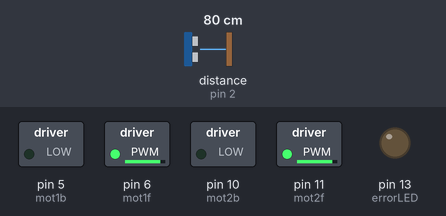
Recording of a sketch running on a simulated Arduino Uno, built with avr-gcc and run on an emulated ATmega328P. Shown: switched loads named in the sketch (green lamp = pin HIGH), output pins drawn as LEDs (lit = HIGH). Wiring (inferred from the names in the program): ultrasonic range finder: trigger pin 3; echo pin 2. The inputs (shaded band) are chosen by the test bench; at power-on: distance to the obstacle (sensor on pin 2) 80 cm. The echo pulse lasts 58.3 µs per cm; pins used as bus, display or sensor lines are not drawn.

Above: at 1.8 s.
1.9 s: distance to the obstacle (sensor on pin 2) set to 29 cm
3.4 s: distance to the obstacle (sensor on pin 2) set to 23 cm
At 4.2 s:
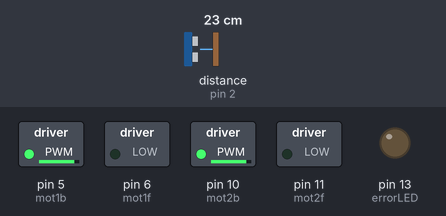
At 4.77 s:
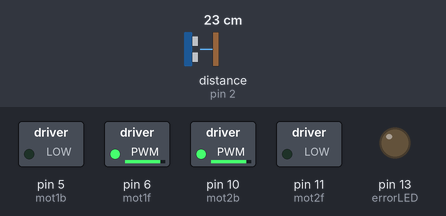
Timing chart, 0 to 12.4 s (numbered marks = the images above; inputs shaded):
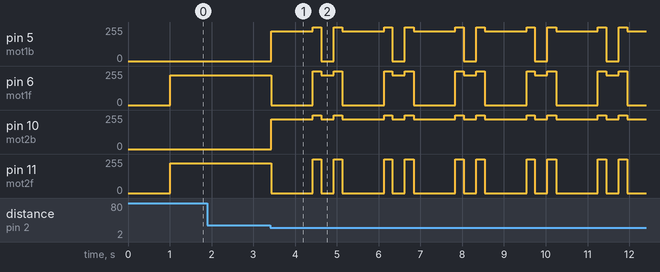

Measured:
- the behaviour switches between 27 and 26 cm on distance to the obstacle (sensor on pin 2) (found by bisection; images 0 and 1)
- after the input at 1.9 s, every drawn part: stays the same
- after the input at 3.4 s, pin 5 (mot1b): 0/255 → 225/255 at once, then repeats every 1.7 s: 255/255 0.20 s, 0/255 0.30 s, 255/255 0.21 s, 225/255 1.0 s; pin 6 (mot1f): 225/255 → 0/255 at once, then repeats every 1.7 s: 255/255 0.20 s, 225/255 0.30 s, 255/255 0.21 s, 0/255 1.0 s

The sketch:

car.ino
```cpp
//DISTANCE VARIABLES
const int trigPin = 3;
const int echoPin = 2;
int dist_check1, dist_check2, dist_check3;
long duration, distance, distance_all;
int dist_result;
//MOTORS VARIABLES
const int mot1f = 6;
const int mot1b = 5;
const int mot2f = 11;
const int mot2b = 10;
int mot_speed = 225; //motors speed
int k = 0; //BRAKE
//LOGICS VARIABLES
const int dist_stop = 25;
//const int dist_slow = 40;
const int max_range = 800;
const int min_range = 0;
int errorLED = 13;
//INITIALIZATION
void setup() {
// Serial.begin(9600);
// bluetoothSerial.begin(9600);
pinMode(trigPin, OUTPUT);
pinMode(echoPin, INPUT);
pinMode(errorLED, OUTPUT);
}
//BASIC PROGRAM CYCLE
void loop() {
delay(1000);
goto start;
start:
int result = ping(); //Check distance
if (result <= min_range){ //Check min range
digitalWrite(errorLED, 1);
delay(500);
}
if (result == max_range || result > max_range){ //Check max range
digitalWrite(errorLED, 1);
delay(500);
}
if (result == dist_stop || result < dist_stop){ //Check stop range
digitalWrite(errorLED, 0);
motors_back();
delay(1000);
motors_stop();
delay(200);
motors_left();
delay(300);
motors_stop();
delay(200);
}
if (result > dist_stop){ //If all is OK, go forward
motors_forward();
delay(100);
}
goto start;
}

int ping(){
digitalWrite(trigPin, 0);
delayMicroseconds(2);
digitalWrite(trigPin, 1);
delayMicroseconds(10);
digitalWrite(trigPin, 0);
duration = pulseIn(echoPin, 1);
distance = duration/58;
dist_check1 = distance;
digitalWrite(trigPin, 0);
delayMicroseconds(2);
digitalWrite(trigPin, 1);
delayMicroseconds(10);
digitalWrite(trigPin, 0);
duration = pulseIn(echoPin, 1);
distance = duration/58;
dist_check2 = distance;
digitalWrite(trigPin, 0);
delayMicroseconds(2);
digitalWrite(trigPin, 1);
delayMicroseconds(10);
digitalWrite(trigPin, 0);
duration = pulseIn(echoPin, 1);
distance = duration/58;
dist_check3 = distance;
int dist_check_sum;
dist_check_sum = dist_check1 + dist_check2 + dist_check3;
dist_result = dist_check_sum/3;
return dist_result;
}
void motors_forward(){ //MOTORS FORWARD FUNCTION
analogWrite(mot1f, mot_speed);
analogWrite(mot2f, mot_speed);
digitalWrite(mot1b, 0);
digitalWrite(mot2b, 0);
}
void motors_back(){ //MOTORS BACK FUNCTION
digitalWrite(mot1f, 0);
digitalWrite(mot2f, 0);
analogWrite(mot1b, mot_speed);
analogWrite(mot2b, mot_speed);
}
void motors_stop() { //MOTORS STOP FUNCTION
digitalWrite(mot1f, 1);
digitalWrite(mot2f, 1);
digitalWrite(mot1b, 1);
digitalWrite(mot2b, 1);
}
void motors_left() { //MOTORS LEFT FUNCTION
analogWrite(mot1f, mot_speed);
digitalWrite(mot2f, 0);
digitalWrite(mot1b, 0);
analogWrite(mot2b, mot_speed);
}
void motors_right() { //MOTORS RIGHT FUNCTION
digitalWrite(mot1f, 0);
analogWrite(mot2f, mot_speed);
analogWrite(mot1b, mot_speed);
digitalWrite(mot2b, 0);
}
void motors_foward_left() { //FORWARD LEFT FUNCTION
k = mot_speed*0.8;
analogWrite(mot1f, mot_speed);
analogWrite(mot2f, k);
digitalWrite(mot1b, 0);
digitalWrite(mot2b, 0);
}
void motors_foward_right() { //FORWARD RIGHT FUNCTION
k = mot_speed*0.8;
analogWrite(mot1f, k);
analogWrite(mot2f, mot_speed);
analogWrite(mot1b, 0);
analogWrite(mot2b, 0);
}
void motors_back_left() { //BACK LEFT FUNCTION
k = mot_speed*0.8;
digitalWrite(mot1f, 0);
digitalWrite(mot2f, 0);
analogWrite(mot1b, k);
analogWrite(mot2b, mot_speed);
}
void motors_back_right() { //BACK RIGHT FUNCTION
k = mot_speed*0.8;
digitalWrite(mot1f, 0);
digitalWrite(mot2f, 0);
analogWrite(mot1b, mot_speed);
analogWrite(mot2b, k);
}
```
